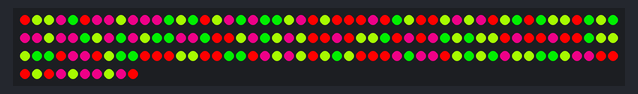
Bench run of a sketch on a simulated Arduino Uno, built with avr-gcc and run on an emulated ATmega328P. Shown: 160 RGB LEDs in strip order, left to right, continuing on the next row. Wiring (inferred from the names in the program): LPD8806 LEDs: data pin 2; clock pin 3. Random numbers use the default seed unless the sketch sets one.

Above: at 25.11 s.
At 26.92 s:
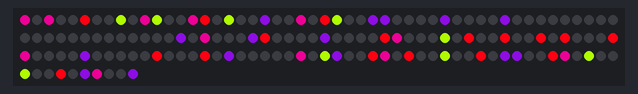
At 31.29 s:
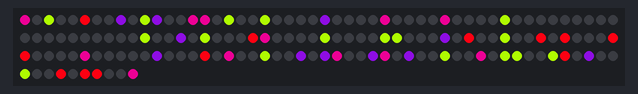
At 33.14 s:
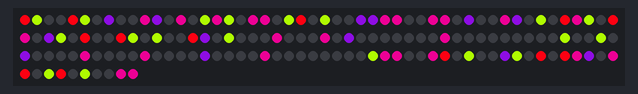
At 33.97 s:
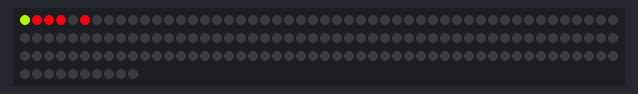
At 37.05 s:
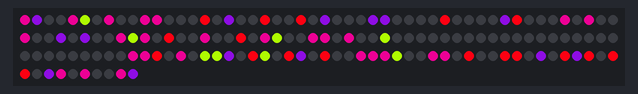

The sketch:

sketch.ino
```cpp
#include "LPD8806.h"
#include "SPI.h"

// Simple test for 160 (5 meters) of LPD8806-based RGB LED strip

/*****************************************************************************/

// Number of RGB LEDs in strand:
int nLEDs = 160;

// Chose 2 pins for output; can be any valid output pins:
int dataPin  = 2;
int clockPin = 3;

// First parameter is the number of LEDs in the strand.  The LED strips
// are 32 LEDs per meter but you can extend or cut the strip.  Next two
// parameters are SPI data and clock pins:
LPD8806 strip = LPD8806(nLEDs, dataPin, clockPin);

// You can optionally use hardware SPI for faster writes, just leave out
// the data and clock pin parameters.  But this does limit use to very
// specific pins on the Arduino.  For "classic" Arduinos (Uno, Duemilanove,
// etc.), data = pin 11, clock = pin 13.  For Arduino Mega, data = pin 51,
// clock = pin 52.  For 32u4 Breakout Board+ and Teensy, data = pin B2,
// clock = pin B1.  For Leonardo, this can ONLY be done on the ICSP pins.
//LPD8806 strip = LPD8806(nLEDs);

uint32_t SCHEMES[5][4] = {
{
  strip.Color(117, 0, 27),
  strip.Color(127, 43, 0),
  strip.Color(0, 85, 57),
  strip.Color(41, 111, 0)
},
{
  strip.Color(99,0,62),
  strip.Color(124,0,9),
  strip.Color(53,5,85),
  strip.Color(84,120,0)
},
{
  strip.Color(127,95,0),
  strip.Color(41,7,86),
  strip.Color(41,7,86),
  strip.Color(5,48,82)
},
{
  strip.Color(0,93,31),
  strip.Color(3,60,79),
  strip.Color(67,117,0),
  strip.Color(127,20,0)
},
{
  strip.Color(79,119,0),
  strip.Color(0,102,0),
  strip.Color(127,0,0),
  strip.Color(102,0,58)
}};

int mode;
unsigned long last;
uint32_t* scheme;

void setup() {
  // Start up the LED strip
  strip.begin();

  // Update the strip, to start they are all 'off'
  strip.show();

  randomSeed(analogRead(0));
  mode = 1;
  scheme = SCHEMES[random(5)];
  last = 0;
}

void loop() {
  unsigned long t = millis();
  if (t - last > 25000) {
    mode = (mode + 1) % 2;
    scheme = SCHEMES[random(5)];
    last = t;
  }
  if (mode == 0)
    chase(scheme);
  else if (mode == 1)
    sparkle(scheme);
}

void sparkle(uint32_t* scheme) {
  int i;
  uint32_t c;
  uint8_t wait;

  // Start by turning all pixels off:
  for(i=0; i<strip.numPixels(); i++) strip.setPixelColor(i, 0);

  // Then display one pixel at a time:
  for(i=0; i<strip.numPixels(); i++) {
    c = scheme[random(4)];
    strip.setPixelColor(i, c); // Set new pixel 'on'
    // strip.show();              // Refresh LED states
    // strip.setPixelColor(i, 0); // Erase pixel, but don't refresh!
    // delay(random(30));
  }

  strip.show(); // Refresh to turn off last pixel
  delay(50);
}

void chase(uint32_t* scheme) {
  int i;
  uint32_t c;
  uint8_t wait;

  // Start by turning all pixels off:
  for(i=0; i<strip.numPixels(); i++) strip.setPixelColor(i, 0);

  // Then display one pixel at a time:
  for(i=0; i<strip.numPixels(); i++) {
    c = scheme[random(4)];
    strip.setPixelColor(i, c); // Set new pixel 'on'
    strip.setPixelColor((i * 2) % nLEDs, c); // Set new pixel 'on'
    strip.setPixelColor((i * 3) % nLEDs, c); // Set new pixel 'on'
    strip.setPixelColor((i * 5) % nLEDs, c); // Set new pixel 'on'
    strip.show();              // Refresh LED states
    strip.setPixelColor(i, 0); // Erase pixel, but don't refresh!
    strip.setPixelColor((i * 2) % nLEDs, 0); // Set new pixel 'on'
    strip.setPixelColor((i * 3) % nLEDs, c); // Set new pixel 'on'
    strip.setPixelColor((i * 5) % nLEDs, c); // Set new pixel 'on'
    delay(random(30));
  }

  strip.show(); // Refresh to turn off last pixel
}
```

LPD8806.cpp
```cpp
// (licence header left out)
#include "SPI.h"
#include "LPD8806.h"

/*****************************************************************************/

// Constructor for use with hardware SPI (specific clock/data pins):
LPD8806::LPD8806(uint16_t n) {
  pixels = NULL;
  begun  = false;
  updateLength(n);
  updatePins();
}

// Constructor for use with arbitrary clock/data pins:
LPD8806::LPD8806(uint16_t n, uint8_t dpin, uint8_t cpin) {
  pixels = NULL;
  begun  = false;
  updateLength(n);
  updatePins(dpin, cpin);
}

// via Michael Vogt/neophob: empty constructor is used when strip length
// isn't known at compile-time; situations where program config might be
// read from internal flash memory or an SD card, or arrive via serial
// command.  If using this constructor, MUST follow up with updateLength()
// and updatePins() to establish the strip length and output pins!
LPD8806::LPD8806(void) {
  numLEDs = numBytes = 0;
  pixels  = NULL;
  begun   = false;
  updatePins(); // Must assume hardware SPI until pins are set
}

// Activate hard/soft SPI as appropriate:
void LPD8806::begin(void) {
  if(hardwareSPI == true) startSPI();
  else                    startBitbang();
  begun = true;
}

// Change pin assignments post-constructor, switching to hardware SPI:
void LPD8806::updatePins(void) {
  hardwareSPI = true;
  datapin     = clkpin = 0;
  // If begin() was previously invoked, init the SPI hardware now:
  if(begun == true) startSPI();
  // Otherwise, SPI is NOT initted until begin() is explicitly called.

  // Note: any prior clock/data pin directions are left as-is and are
  // NOT restored as inputs!
}

// Change pin assignments post-constructor, using arbitrary pins:
void LPD8806::updatePins(uint8_t dpin, uint8_t cpin) {

  datapin     = dpin;
  clkpin      = cpin;
  clkport = dataport = 0;
  clkpinmask = datapinmask = 0;

#if defined(__AVR_ATmega168__) || defined(__AVR_ATmega328P__) || defined (__AVR_ATmega328__) || defined(__AVR_ATmega8__) || (__AVR_ATmega1281__) || defined(__AVR_ATmega2561__) || defined(__AVR_ATmega2560__) || defined(__AVR_ATmega1280__)
  clkport     = portOutputRegister(digitalPinToPort(cpin));
  clkpinmask  = digitalPinToBitMask(cpin);
  dataport    = portOutputRegister(digitalPinToPort(dpin));
  datapinmask = digitalPinToBitMask(dpin);
#endif

  if(begun == true) { // If begin() was previously invoked...
    // If previously using hardware SPI, turn that off:
    if(hardwareSPI == true) SPI.end();
    startBitbang(); // Regardless, now enable 'soft' SPI outputs
  } // Otherwise, pins are not set to outputs until begin() is called.

  // Note: any prior clock/data pin directions are left as-is and are
  // NOT restored as inputs!

  hardwareSPI = false;
}

#ifndef SPI_CLOCK_DIV8
  #define SPI_CLOCK_DIV8 4
#endif

// Enable SPI hardware and set up protocol details:
void LPD8806::startSPI(void) {
  SPI.begin();
  SPI.setBitOrder(MSBFIRST);
  SPI.setDataMode(SPI_MODE0);

  SPI.setClockDivider(SPI_CLOCK_DIV8);  // 2 MHz
  // SPI bus is run at 2MHz.  Although the LPD8806 should, in theory,
  // work up to 20MHz, the unshielded wiring from the Arduino is more
  // susceptible to interference.  Experiment and see what you get.

#if defined(__AVR_ATmega168__) || defined(__AVR_ATmega328P__) || defined (__AVR_ATmega328__) || defined(__AVR_ATmega8__) || (__AVR_ATmega1281__) || defined(__AVR_ATmega2561__) || defined(__AVR_ATmega2560__) || defined(__AVR_ATmega1280__)

  // Issue initial latch/reset to strip:
  SPDR = 0; // Issue initial byte
  for(uint16_t i=((numLEDs+31)/32)-1; i>0; i--) {
    while(!(SPSR & (1<<SPIF))); // Wait for prior byte out
    SPDR = 0;                   // Issue next byte
  }
#else
  SPI.transfer(0);
  for(uint16_t i=((numLEDs+31)/32)-1; i>0; i--) {
    SPI.transfer(0);
  }
#endif
}

// Enable software SPI pins and issue initial latch:
void LPD8806::startBitbang() {
  pinMode(datapin, OUTPUT);
  pinMode(clkpin , OUTPUT);
  if (dataport != 0) {
    // use low level bitbanging when we can
    *dataport &= ~datapinmask; // Data is held low throughout (latch = 0)
    for(uint16_t i=((numLEDs+31)/32)*8; i>0; i--) {
      *clkport |=  clkpinmask;
      *clkport &= ~clkpinmask;
    }
  } else {
    // can't do low level bitbanging, revert to digitalWrite
    digitalWrite(datapin, LOW);
    for(uint16_t i=((numLEDs+31)/32)*8; i>0; i--) {
      digitalWrite(clkpin, HIGH);
      digitalWrite(clkpin, LOW);
    }
  }
}

// Change strip length (see notes with empty constructor, above):
void LPD8806::updateLength(uint16_t n) {
  uint8_t latchBytes = (n + 31) / 32;
  if(pixels != NULL) free(pixels); // Free existing data (if any)
  numLEDs    = n;
  n         *= 3; // 3 bytes per pixel
  numBytes   = n + latchBytes;
  if(NULL != (pixels = (uint8_t *)malloc(numBytes))) { // Alloc new data
    memset( pixels   , 0x80, n);          // Init to RGB 'off' state
    memset(&pixels[n], 0   , latchBytes); // Clear latch bytes
  } else numLEDs = numBytes = 0; // else malloc failed
  // 'begun' state does not change -- pins retain prior modes
}

uint16_t LPD8806::numPixels(void) {
  return numLEDs;
}

// This is how data is pushed to the strip.  Unfortunately, the company
// that makes the chip didnt release the protocol document or you need
// to sign an NDA or something stupid like that, but we reverse engineered
// this from a strip controller and it seems to work very nicely!
void LPD8806::show(void) {
  uint8_t  *ptr = pixels;
  uint16_t i    = numBytes;

  // This doesn't need to distinguish among individual pixel color
  // bytes vs. latch data, etc.  Everything is laid out in one big
  // flat buffer and issued the same regardless of purpose.
  if(hardwareSPI) {
    while(i--) {
#if defined(__AVR_ATmega168__) || defined(__AVR_ATmega328P__) || defined (__AVR_ATmega328__) || defined(__AVR_ATmega8__) || (__AVR_ATmega1281__) || defined(__AVR_ATmega2561__) || defined(__AVR_ATmega2560__) || defined(__AVR_ATmega1280__)
      while(!(SPSR & (1<<SPIF))); // Wait for prior byte out
      SPDR = *ptr++;              // Issue new byte
#else
      SPI.transfer(*ptr++);
#endif
    }
  } else {
    uint8_t p, bit;

    while(i--) {
      p = *ptr++;
      for(bit=0x80; bit; bit >>= 1) {
	if (dataport != 0) {
	  if(p & bit) *dataport |=  datapinmask;
	  else        *dataport &= ~datapinmask;
	  *clkport |=  clkpinmask;
	  *clkport &= ~clkpinmask;
	} else {
	  if (p&bit) digitalWrite(datapin, HIGH);
	  else digitalWrite(datapin, LOW);
	  digitalWrite(clkpin, HIGH);
	  digitalWrite(clkpin, LOW);
	}
      }
    }
  }
}

// Convert separate R,G,B into combined 32-bit GRB color:
uint32_t LPD8806::Color(byte r, byte g, byte b) {
  return ((uint32_t)(g | 0x80) << 16) |
         ((uint32_t)(r | 0x80) <<  8) |
                     b | 0x80 ;
}

// Set pixel color from separate 7-bit R, G, B components:
void LPD8806::setPixelColor(uint16_t n, uint8_t r, uint8_t g, uint8_t b) {
  if(n < numLEDs) { // Arrays are 0-indexed, thus NOT '<='
    uint8_t *p = &pixels[n * 3];
    *p++ = g | 0x80; // Strip color order is GRB,
    *p++ = r | 0x80; // not the more common RGB,
    *p++ = b | 0x80; // so the order here is intentional; don't "fix"
  }
}

// Set pixel color from 'packed' 32-bit GRB (not RGB) value:
void LPD8806::setPixelColor(uint16_t n, uint32_t c) {
  if(n < numLEDs) { // Arrays are 0-indexed, thus NOT '<='
    uint8_t *p = &pixels[n * 3];
    *p++ = (c >> 16) | 0x80;
    *p++ = (c >>  8) | 0x80;
    *p++ =  c        | 0x80;
  }
}

// Query color from previously-set pixel (returns packed 32-bit GRB value)
uint32_t LPD8806::getPixelColor(uint16_t n) {
  if(n < numLEDs) {
    uint16_t ofs = n * 3;
    return ((uint32_t)(pixels[ofs    ] & 0x7f) << 16) |
           ((uint32_t)(pixels[ofs + 1] & 0x7f) <<  8) |
            (uint32_t)(pixels[ofs + 2] & 0x7f);
  }

  return 0; // Pixel # is out of bounds
}
```

LPD8806.h
```cpp
#if (ARDUINO >= 100)
 #include <Arduino.h>
#else
 #include <WProgram.h>
 #include <pins_arduino.h>
#endif

class LPD8806 {

 public:

  LPD8806(uint16_t n, uint8_t dpin, uint8_t cpin); // Configurable pins
  LPD8806(uint16_t n); // Use SPI hardware; specific pins only
  LPD8806(void); // Empty constructor; init pins & strip length later
  void
    begin(void),
    show(void),
    setPixelColor(uint16_t n, uint8_t r, uint8_t g, uint8_t b),
    setPixelColor(uint16_t n, uint32_t c),
    updatePins(uint8_t dpin, uint8_t cpin), // Change pins, configurable
    updatePins(void),                       // Change pins, hardware SPI
    updateLength(uint16_t n);               // Change strip length
  uint16_t
    numPixels(void);
  uint32_t
    Color(byte, byte, byte),
    getPixelColor(uint16_t n);

 private:

  uint16_t
    numLEDs,    // Number of RGB LEDs in strip
    numBytes;   // Size of 'pixels' buffer below
  uint8_t
    *pixels,    // Holds LED color values (3 bytes each) + latch
    clkpin    , datapin,     // Clock & data pin numbers
    clkpinmask, datapinmask; // Clock & data PORT bitmasks
  volatile uint8_t
    *clkport  , *dataport;   // Clock & data PORT registers
  void
    startBitbang(void),
    startSPI(void);
  boolean
    hardwareSPI, // If 'true', using hardware SPI
    begun;       // If 'true', begin() method was previously invoked
};
```
